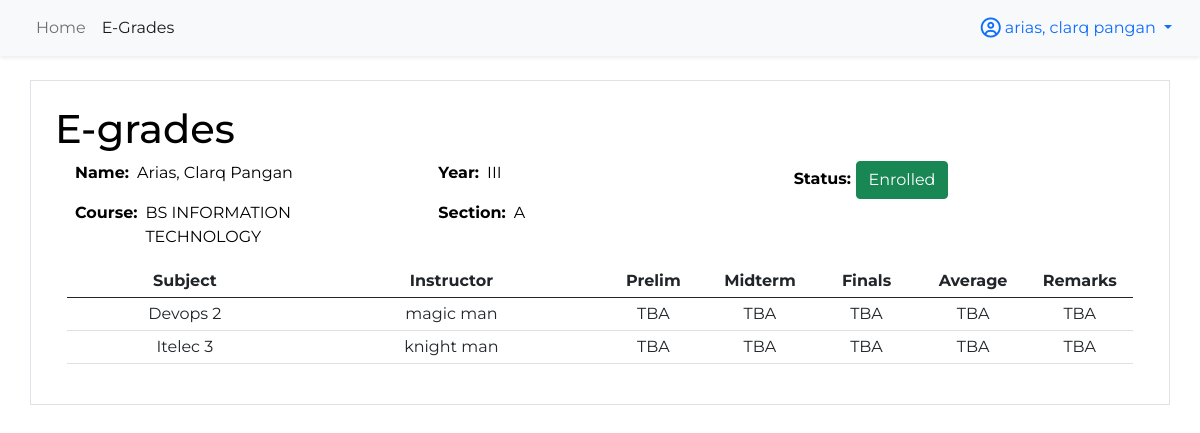
The app's page /student-portal/grades.php (signed in) with its own data.
### tables this page shows
CREATE TABLE `tbl_course` (
  `courseID` int(255) NOT NULL,
  `courseName` varchar(200) NOT NULL
);

CREATE TABLE `tbl_student` (
  `studentID` int(255) NOT NULL,
  `username` varchar(200) NOT NULL,
  `password` varchar(200) NOT NULL,
  `section` varchar(200) DEFAULT NULL,
  `year` varchar(50) NOT NULL,
  `courseID` int(200) NOT NULL,
  `appointmentID` int(200) NOT NULL,
  `statusID` int(200) NOT NULL
);

CREATE TABLE `tbl_grade` (
  `gradeID` int(255) NOT NULL,
  `studentID` int(200) NOT NULL,
  `subjectID` int(200) NOT NULL,
  `prelims` decimal(10,0) NOT NULL,
  `midterm` decimal(10,0) NOT NULL,
  `finals` decimal(10,0) NOT NULL
);

CREATE TABLE `tbl_subject` (
  `subjectID` int(255) NOT NULL,
  `subjectName` varchar(200) NOT NULL,
  `courseID` int(255) NOT NULL,
  `instructor` varchar(200) NOT NULL,
  `year` varchar(50) NOT NULL,
  `hours` int(50) NOT NULL
);

### student-portal/grades.php (the view)
<?php
include 'student-includes/header.php';
?>
<div class="container border my-4 p-4">
    <h1>E-grades</h1>
    <div class="container">
        <div class="row">
            <?php
            $studentSql = "SELECT *
                        FROM tbl_student
                        INNER JOIN tbl_course ON tbl_student.courseID = tbl_course.courseID
                        INNER JOIN tbl_status ON tbl_status.statusID = tbl_student.statusID
                        INNER JOIN tbl_student_info ON tbl_student.studentID = tbl_student_info.studentID";
            $result = $conn->query($studentSql);
            $row = $result->fetch_assoc();
            ?>
            <div class="col">
                <div class="d-flex flex-row">
                    <p class="fw-bold px-2">Name:</p>
                    <p class="text-capitalize">
                        <?= $_SESSION['student'] ?>
                    </p>
                </div>
                <div class="d-flex flex-row">
                    <p class="fw-bold px-2">Course:</p>
                    <p class="text-uppercase">
                        <?= $row['courseName'] ?>
                    </p>
                </div>
            </div>
            <div class="col">
                <div class="d-flex flex-row">
                    <p class="fw-bold px-2">Year:</p>
                    <p class="text-uppercase">
                        <?= $row['year'] ?>
                    </p>
                </div>
                <div class="d-flex flex-row">
                    <p class="fw-bold px-2">Section:</p>
                    <p class="text-uppercase">
                        <?= $row['section'] ?>
                    </p>
                </div>
            </div>
            <?php
            if ($row['statusID'] == 1) { ?>
                <div class="col">
                    <p class="fw-bold">Status: <button class="btn btn-warning">PENDING</button></p>
                </div>
            <?php } else if ($row['statusID'] == 2) { ?>
                    <div class="col">
                        <p class="fw-bold">Status: <button class="btn btn-success">Enrolled</button></p>
                    </div>
            <?php } ?>
        </div>
        <div class="table-responsive">
            <table class="table table-sm table-hover">
                <thead>
                    <tr class="text-center">
                        <th>Subject</th>
                        <th>Instructor</th>
                        <th style="width: 10%;">Prelim</th>
                        <th style="width: 10%;">Midterm</th>
                        <th style="width: 10%;">Finals</th>
                        <th style="width: 10%;">Average</th>
                        <th style="width: 10%;">Remarks</th>
                    </tr>
                </thead>
                <tbody>
                    <?php
                    $studentID = $_SESSION['studentID'];
                    $gradeSql = "SELECT * FROM `tbl_grade`
                        INNER JOIN tbl_student ON tbl_grade.studentID = tbl_student.studentID
                        INNER JOIN tbl_subject ON tbl_grade.subjectID = tbl_subject.subjectID WHERE tbl_grade.studentID = {$studentID}";
                    $result = $conn->query($gradeSql);
                    while($row = $result->fetch_assoc()){
                    ?>
                    <tr class="text-center">
                        <td><?=$row['subjectName']?></td>
                        <td><?=$row['instructor']?></td>
                        <td><?php if($row['prelims'] <= 0){ echo 'TBA';}else{echo $row['prelims'];}?></td>
                        <td><?php if($row['midterm'] <= 0){ echo 'TBA';}else{echo $row['midterm'];}?></td>
                        <td><?php if($row['finals'] <= 0){ echo 'TBA';}else{echo $row['finals'];}?></td>
                        <?php
                        $prelim = $row['prelims'];
                        $midterm = $row['midterm'];
                        $finals = $row['finals'];
                        $average = ($prelim + $midterm + $finals) / 3;
                        ?>
                        <td><?php if($average <= 0){ echo 'TBA';}else{echo $average;}?></td>
                        <td>
                            <?php if($average <= 0){ echo 'TBA';}else{echo $average;}?>
                        </td>
                    </tr>
                    <?php } ?>
                </tbody>
            </table>
        </div>
    </div>
</div>
<?php
include 'student-includes/footer.php';
?>

### assets/custom/student-style.css (style rules this page uses)
:root { --background-color-light: #ffffff; --text-color-light: #000000; --background-color-dark: #1e1e1e; --text-color-dark: #ffffff; }
body { background-color: var(--background-color-light); color: var(--text-color-light); transition: background-color 0.3s, color 0.3s; }

### assets/custom/style-custom.css (style rules this page uses)
body { font-family: 'Montserrat', sans-serif; }

### records on screen
tbl_course: courseName "BS INFORMATION TECHNOLOGY"
tbl_student: year "III", section "A"
tbl_grade: subjectID.subjectName "Devops 2", subjectID.instructor "magic man", prelims "TBA", midterm "TBA", finals "TBA"
tbl_grade: subjectID.subjectName "Itelec 3", subjectID.instructor "knight man", prelims "TBA", midterm "TBA", finals "TBA"

### other values on screen
$_SESSION['student'] "arias, clarq pangan"
$_SESSION['student'] "Arias, Clarq Pangan"
